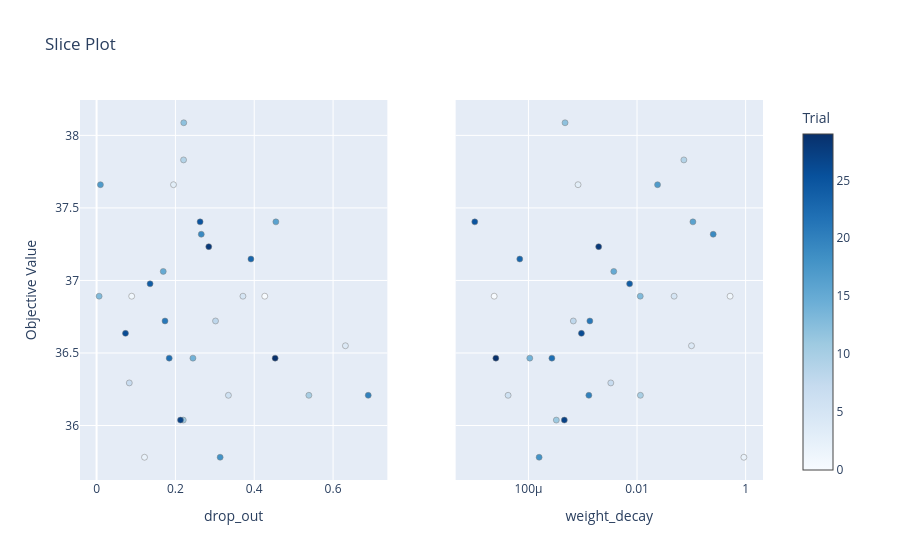

Notebook cell for this chart:
### Code cell
optuna.visualization.plot_slice(study)

### Figure 1 — Plotly figure (JSON) as saved in the notebook; plotly's stock layout.template omitted (floating-point values rounded to 4 significant figures)
{"data": [{"marker": {"color": [0, 1, 2, 3, 4, 5, 6, 7, 8, 9, 10, 11, 12, 13, 14, 15, 16, 17, 18, 19, 20, 21, 22, 23, 24, 25, 26, 27, 28, 29], "colorbar": {"title": {"text": "Trial"}, "x": 1, "xpad": 40}, "colorscale": [[0, "rgb(247,251,255)"], [0.125, "rgb(222,235,247)"], [0.25, "rgb(198,219,239)"], [0.375, "rgb(158,202,225)"], [0.5, "rgb(107,174,214)"], [0.625, "rgb(66,146,198)"], [0.75, "rgb(33,113,181)"], [0.875, "rgb(8,81,156)"], [1, "rgb(8,48,107)"]], "line": {"color": "Grey", "width": 0.5}, "showscale": true}, "mode": "markers", "name": "Feasible Trial", "showlegend": false, "type": "scatter", "x": [0.4267, 0.08908, 0.1216, 0.1952, 0.6313, 0.3713, 0.3345, 0.08296, 0.3018, 0.2207, 0.5386, 0.2199, 0.2212, 0.006409, 0.2444, 0.1692, 0.4549, 0.009729, 0.3135, 0.2656, 0.6892, 0.1736, 0.1842, 0.3916, 0.1357, 0.2626, 0.07328, 0.2129, 0.2846, 0.453], "xaxis": "x", "y": [36.89, 36.89, 35.78, 37.66, 36.55, 36.89, 36.21, 36.29, 36.72, 37.83, 36.21, 36.04, 38.09, 36.89, 36.46, 37.06, 37.4, 37.66, 35.78, 37.32, 36.21, 36.72, 36.46, 37.15, 36.98, 37.4, 36.64, 36.04, 37.23, 36.46], "yaxis": "y"}, {"marker": {"color": [0, 1, 2, 3, 4, 5, 6, 7, 8, 9, 10, 11, 12, 13, 14, 15, 16, 17, 18, 19, 20, 21, 22, 23, 24, 25, 26, 27, 28, 29], "colorbar": {"title": {"text": "Trial"}, "x": 1, "xpad": 40}, "colorscale": [[0, "rgb(247,251,255)"], [0.125, "rgb(222,235,247)"], [0.25, "rgb(198,219,239)"], [0.375, "rgb(158,202,225)"], [0.5, "rgb(107,174,214)"], [0.625, "rgb(66,146,198)"], [0.75, "rgb(33,113,181)"], [0.875, "rgb(8,81,156)"], [1, "rgb(8,48,107)"]], "line": {"color": "Grey", "width": 0.5}, "showscale": false}, "mode": "markers", "name": "Feasible Trial", "showlegend": false, "type": "scatter", "x": [2.338e-05, 0.5172, 0.9289, 0.0008199, 0.1007, 0.04819, 4.22e-05, 0.003288, 0.0006708, 0.07284, 0.01154, 0.0003263, 0.0004726, 0.01146, 0.0001059, 0.003729, 0.107, 0.02387, 0.0001574, 0.2528, 0.001296, 0.001352, 0.0002702, 6.924e-05, 0.007296, 1.027e-05, 0.0009459, 0.0004584, 0.001965, 2.511e-05], "xaxis": "x2", "y": [36.89, 36.89, 35.78, 37.66, 36.55, 36.89, 36.21, 36.29, 36.72, 37.83, 36.21, 36.04, 38.09, 36.89, 36.46, 37.06, 37.4, 37.66, 35.78, 37.32, 36.21, 36.72, 36.46, 37.15, 36.98, 37.4, 36.64, 36.04, 37.23, 36.46], "yaxis": "y2"}], "layout": {"title": {"text": "Slice Plot"}, "xaxis": {"anchor": "y", "domain": [0, 0.45], "title": {"text": "drop_out"}}, "xaxis2": {"anchor": "y2", "domain": [0.55, 1], "title": {"text": "weight_decay"}, "type": "log"}, "yaxis": {"anchor": "x", "domain": [0, 1], "title": {"text": "Objective Value"}}, "yaxis2": {"anchor": "x2", "domain": [0, 1], "matches": "y", "showticklabels": false}}}
